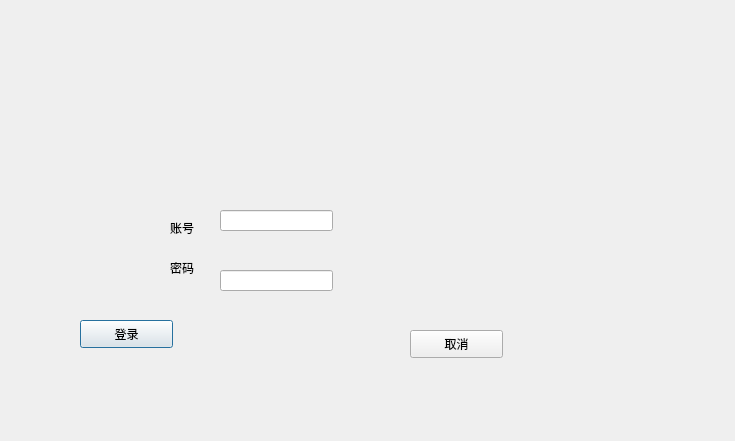
<?xml version="1.0" encoding="UTF-8"?>
<ui version="4.0">
 <class>LoginDialog</class>
 <widget class="QDialog" name="LoginDialog">
  <property name="geometry">
   <rect>
    <x>0</x>
    <y>0</y>
    <width>735</width>
    <height>441</height>
   </rect>
  </property>
  <property name="windowTitle">
   <string>LoginDialog</string>
  </property>
  <widget class="QLabel" name="imgLabel">
   <property name="geometry">
    <rect>
     <x>10</x>
     <y>0</y>
     <width>681</width>
     <height>441</height>
    </rect>
   </property>
   <property name="text">
    <string/>
   </property>
   <property name="pixmap">
    <pixmap resource="image.qrc">:/login.png</pixmap>
   </property>
  </widget>
  <widget class="QLabel" name="label_2">
   <property name="geometry">
    <rect>
     <x>170</x>
     <y>220</y>
     <width>31</width>
     <height>16</height>
    </rect>
   </property>
   <property name="text">
    <string>账号</string>
   </property>
  </widget>
  <widget class="QLabel" name="label_3">
   <property name="geometry">
    <rect>
     <x>170</x>
     <y>260</y>
     <width>41</width>
     <height>16</height>
    </rect>
   </property>
   <property name="text">
    <string>密码</string>
   </property>
  </widget>
  <widget class="QLineEdit" name="accountEdit">
   <property name="geometry">
    <rect>
     <x>220</x>
     <y>210</y>
     <width>113</width>
     <height>21</height>
    </rect>
   </property>
  </widget>
  <widget class="QLineEdit" name="codeEdit">
   <property name="geometry">
    <rect>
     <x>220</x>
     <y>270</y>
     <width>113</width>
     <height>21</height>
    </rect>
   </property>
  </widget>
  <widget class="QPushButton" name="loginBtn">
   <property name="geometry">
    <rect>
     <x>80</x>
     <y>320</y>
     <width>93</width>
     <height>28</height>
    </rect>
   </property>
   <property name="text">
    <string>登录</string>
   </property>
  </widget>
  <widget class="QPushButton" name="cancelBtn">
   <property name="geometry">
    <rect>
     <x>410</x>
     <y>330</y>
     <width>93</width>
     <height>28</height>
    </rect>
   </property>
   <property name="text">
    <string>取消</string>
   </property>
  </widget>
 </widget>
 <layoutdefault spacing="6" margin="11"/>
 <resources>
  <include location="image.qrc"/>
 </resources>
 <connections/>
</ui>
